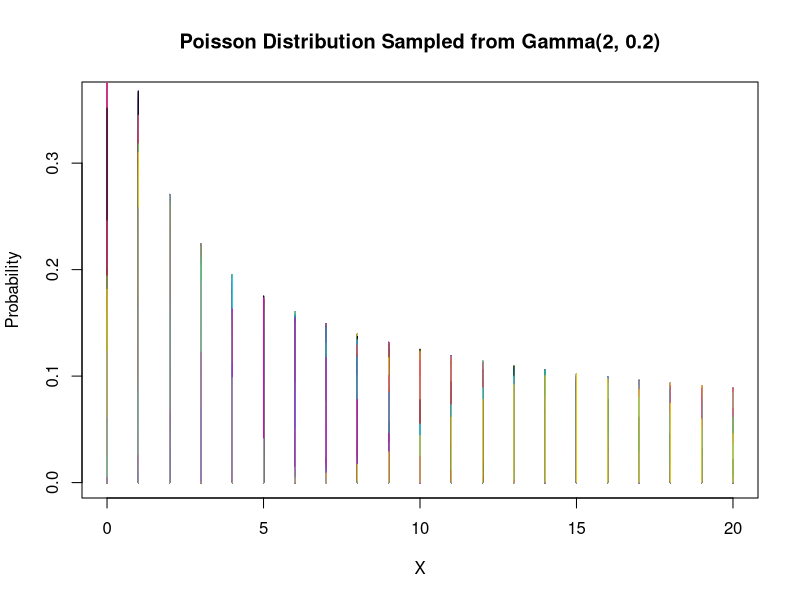
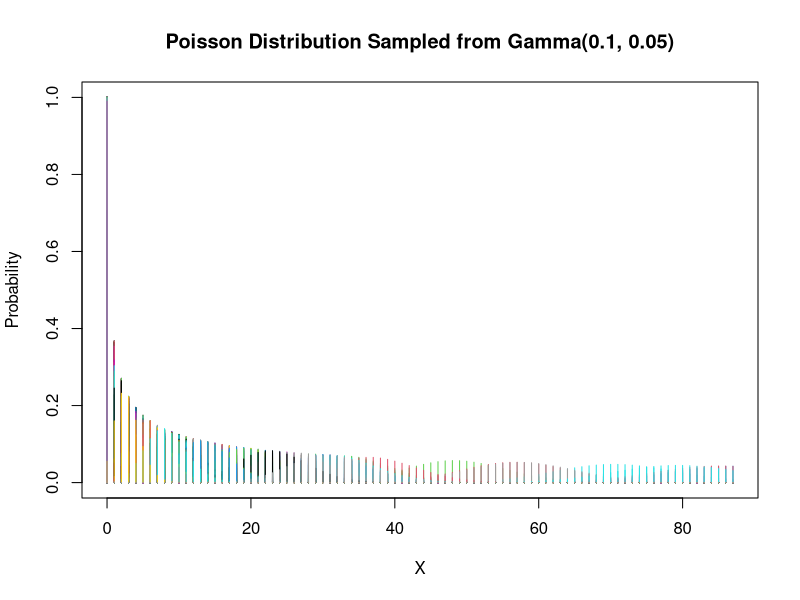

Recreate these plots in R, in order.
## ---- chunk 1
knitr::opts_chunk$set(echo = TRUE)

# Setting the root directory
setwd("/Users/pernillebrams/Desktop/AARHUS_UNIVERSITY/kandidat/decision_making/decision_making/exam_pref_strat/DecMak_2023_PREFSTRAT/JANUARY")

## ---- chunk 2
# Parameters
n <- 1000          # Number of samples
alpha <- 2         # Shape parameter for Gamma distribution
beta <- 0.2        # Rate parameter for Gamma distribution

# Sample from Gamma distribution
gamma_samples <- rgamma(n, shape = alpha, rate = beta)

# Plotting Poisson distributions
plot(0:20, dpois(0:20, gamma_samples[1]), type = "h", 
     main = "Poisson Distribution Sampled from Gamma(2, 0.2)",
     xlab = "X", ylab = "Probability", ylim = c(0, max(dpois(0:20, gamma_samples))))

for (i in 2:length(gamma_samples)) {
    lines(0:20, dpois(0:20, gamma_samples[i]), type = "h", col = i)
}

## ---- chunk 3
# Parameters
n <- 1000          # Number of samples
alpha <- 0.1       # Shape parameter for Gamma distribution
beta <- 0.05       # Rate parameter for Gamma distribution

# Sample from Gamma distribution
gamma_samples <- rgamma(n, shape = alpha, rate = beta)

# Initialize an empty list to store Poisson distributions
poisson_distributions <- list()

# Generate and store Poisson distributions
for (lambda in gamma_samples) {
    x <- 0:max(gamma_samples)  # X values (range)
    poisson_distributions[[length(poisson_distributions) + 1]] <- dpois(x, lambda)
}

# Plotting
plot(0:max(gamma_samples), poisson_distributions[[1]], type = "h", 
     main = "Poisson Distribution Sampled from Gamma(0.1, 0.05)",
     xlab = "X", ylab = "Probability")

# Adding more plots
for (i in 2:length(poisson_distributions)) {
    lines(0:max(gamma_samples), poisson_distributions[[i]], type = "h", col = i)
}

